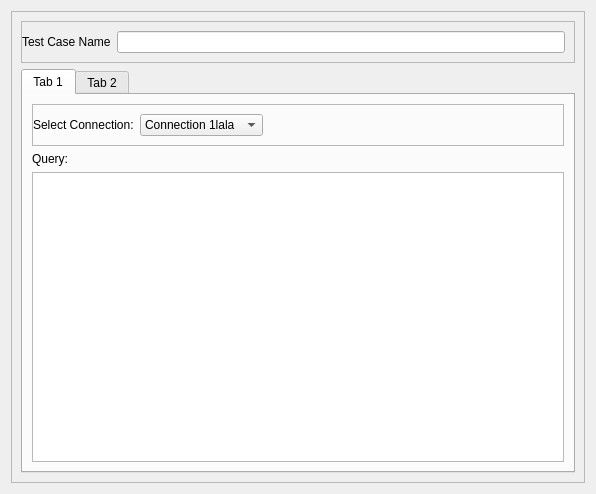
<?xml version="1.0" encoding="UTF-8"?>
<ui version="4.0">
 <class>Form</class>
 <widget class="QWidget" name="Form">
  <property name="geometry">
   <rect>
    <x>0</x>
    <y>0</y>
    <width>596</width>
    <height>494</height>
   </rect>
  </property>
  <property name="windowTitle">
   <string>Form</string>
  </property>
  <layout class="QGridLayout" name="gridLayout">
   <item row="0" column="0">
    <widget class="QFrame" name="frame">
     <property name="frameShape">
      <enum>QFrame::StyledPanel</enum>
     </property>
     <property name="frameShadow">
      <enum>QFrame::Raised</enum>
     </property>
     <layout class="QVBoxLayout" name="verticalLayout_2">
      <item>
       <widget class="QFrame" name="frame_3">
        <property name="frameShape">
         <enum>QFrame::StyledPanel</enum>
        </property>
        <property name="frameShadow">
         <enum>QFrame::Raised</enum>
        </property>
        <layout class="QHBoxLayout" name="horizontalLayout">
         <property name="leftMargin">
          <number>0</number>
         </property>
         <item>
          <widget class="QLabel" name="label">
           <property name="text">
            <string>Test Case Name</string>
           </property>
          </widget>
         </item>
         <item>
          <widget class="QLineEdit" name="lineEdit"/>
         </item>
        </layout>
       </widget>
      </item>
      <item>
       <widget class="QTabWidget" name="tabWidget">
        <property name="currentIndex">
         <number>0</number>
        </property>
        <widget class="QWidget" name="sourceTab">
         <attribute name="title">
          <string>Tab 1</string>
         </attribute>
         <layout class="QVBoxLayout" name="verticalLayout">
          <item>
           <widget class="QFrame" name="frame_2">
            <property name="frameShape">
             <enum>QFrame::StyledPanel</enum>
            </property>
            <property name="frameShadow">
             <enum>QFrame::Raised</enum>
            </property>
            <layout class="QHBoxLayout" name="horizontalLayout_2">
             <property name="leftMargin">
              <number>0</number>
             </property>
             <item>
              <widget class="QLabel" name="label_3">
               <property name="text">
                <string>Select Connection:</string>
               </property>
              </widget>
             </item>
             <item>
              <widget class="QComboBox" name="comboBox">
               <item>
                <property name="text">
                 <string>Connection 1lala</string>
                </property>
               </item>
               <item>
                <property name="text">
                 <string>New Item</string>
                </property>
               </item>
              </widget>
             </item>
             <item>
              <spacer name="horizontalSpacer">
               <property name="orientation">
                <enum>Qt::Horizontal</enum>
               </property>
               <property name="sizeHint" stdset="0">
                <size>
                 <width>40</width>
                 <height>20</height>
                </size>
               </property>
              </spacer>
             </item>
            </layout>
           </widget>
          </item>
          <item>
           <widget class="QLabel" name="label_2">
            <property name="text">
             <string>Query:</string>
            </property>
           </widget>
          </item>
          <item>
           <widget class="QPlainTextEdit" name="plainTextEdit">
            <property name="sizePolicy">
             <sizepolicy hsizetype="Expanding" vsizetype="Expanding">
              <horstretch>0</horstretch>
              <verstretch>0</verstretch>
             </sizepolicy>
            </property>
           </widget>
          </item>
         </layout>
        </widget>
        <widget class="QWidget" name="targetTab">
         <attribute name="title">
          <string>Tab 2</string>
         </attribute>
        </widget>
       </widget>
      </item>
     </layout>
    </widget>
   </item>
  </layout>
 </widget>
 <resources/>
 <connections/>
</ui>
